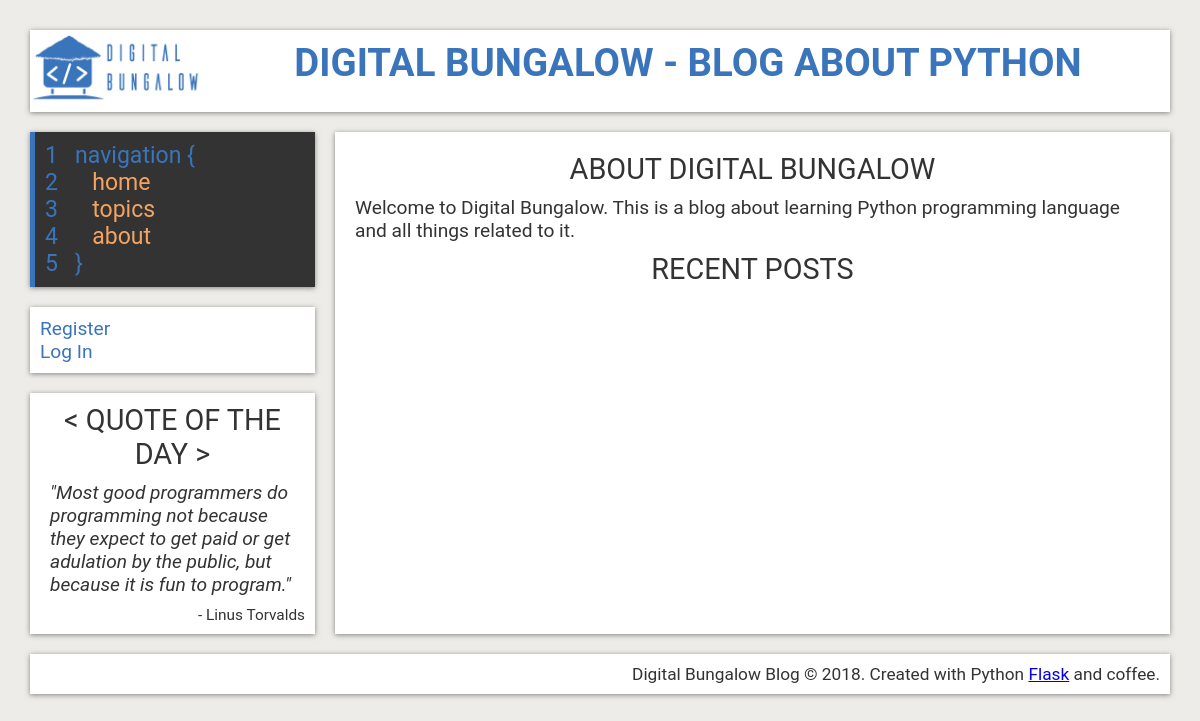
The app's page /home, older data.
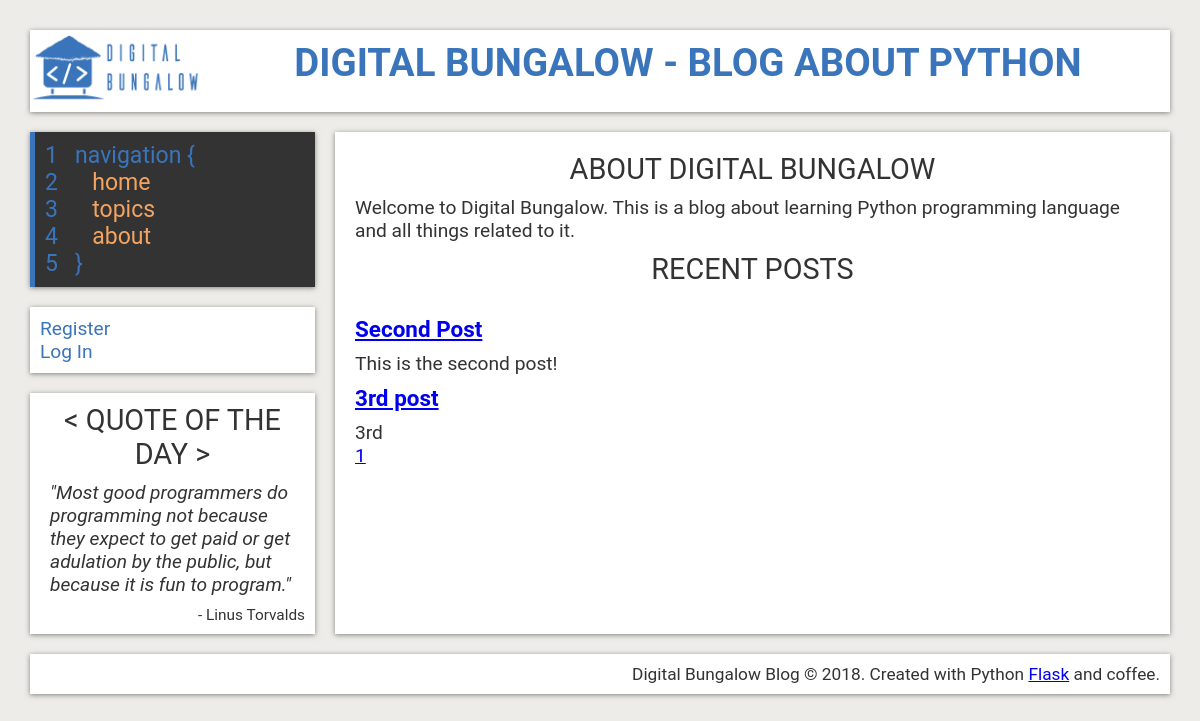
The same page, newer data.
### flaskblog/models.py (models this page shows, shortened)
class Post(db.Model):
    id = db.Column(db.Integer, primary_key=True)
    title = db.Column(db.String(100), nullable=False)
    date_posted = db.Column(db.DateTime, nullable=False, default=datetime.utcnow)
    content = db.Column(db.Text, nullable=False)
    topic_id = db.Column(db.Integer, db.ForeignKey('topic.id'), nullable=False)
    user_id = db.Column(db.Integer, db.ForeignKey('user.id'), nullable=False)

### flaskblog/routes.py (the view)
@app.route("/")
@app.route("/home")
def home():
    page = request.args.get('page', 1, type=int)
    posts = Post.query.paginate(page=page, per_page=5)
    return render_template('home.html', posts=posts)

### flaskblog/templates/home.html
{% extends "layout.html" %}
{% block content %}
  <article class="hp-content">
    <section class="hp-info">
      <h2>About Digital Bungalow</h2>
      <p>Welcome to Digital Bungalow. This is a blog about learning Python
        programming language and all things related to it. </p>
    </section>
    <h2>Recent Posts</h2>
    <section class="hp-recent">
      {% for post in posts.items %}
        <h3><a href="{{ url_for('post', post_title=post.title) }}">{{ post.title }}</a></h3>
        <div class="post-text">
          {{ post.content[:100] }}
        </div>
      {% endfor %}
      {% for page_num in posts.iter_pages() %}
        {% if page_num %}
          <a href="{{ url_for('home', page=page_num) }}">{{ page_num }}</a>
        {% else %}
          ...
        {% endif %}
      {% endfor %}
    </section>
  </article>
{% endblock content %}

### flaskblog/templates/layout.html (shortened to what this page needs)
<!DOCTYPE html>
<html lang="en">
  <head>
    <link rel="stylesheet" href="{{ url_for('static', filename='style.css') }}">
    <link rel="stylesheet" href="https://use.fontawesome.com/releases/v5.0.13/css/all.css">
  </head>
  <body>
    <div class="wrapper">
    <header>
      <div class="logo">
        <a href="{{ url_for('home')}}">
          <img src="{{ url_for('static', filename='images/logo.png') }}"
               alt="digital-bungalow-logo">
        </a>
      </div>
      <div class="title">
        <h1>
          <a href="{{ url_for('home')}}">
            Digital Bungalow - Blog About Python
          </a>
        </h1>
      </div>
    </header>
    <aside>
      <nav>
        <ul>
          <li>
            1 &nbsp;&nbsp;navigation {
          </li>
          <li>
            <a href="{{ url_for('home')}}">
              <span>2</span>  &nbsp;&nbsp;&nbsp;&nbsp; home
            </a>
          </li>
          <li>
            <a href="{{ url_for('topics')}}">
              <span>3</span>  &nbsp;&nbsp;&nbsp;&nbsp; topics
            </a>
          </li>
          <li>
            <a href="{{ url_for('about')}}">
              <span>4</span>  &nbsp;&nbsp;&nbsp;&nbsp; about
            </a>
          </li>
          <li>
            5 &nbsp;&nbsp;}
          </li>
        </ul>
      </nav>
      <div class="log-reg">
        <ul>
          {% if current_user.is_authenticated %}
            <li>Logged in as {{ current_user.username }}</li>
            <li><a href="{{ url_for('account')}}">My Account</a></li>
            <li><a href="{{ url_for('new_post')}}">New Post</a></li>
            <li><a href="{{ url_for('logout')}}">Log Out</a></li>
          {% else %}
            <li><a href="{{ url_for('register')}}">Register</a></li>
            <li><a href="{{ url_for('login')}}">Log In</a></li>
          {% endif %}
        </ul>
      </div>
      <div class="sidebar">
        <h2>&lt; Quote of the Day &gt;</h2>
        <p class="quote">"Most good programmers do programming not because they
          expect to get paid or get adulation by the public, but because it is fun to program." </p>
        <p class= "quote-meta">- Linus Torvalds</p>
      </div>
    </aside>
    {% block content %}{% endblock content %}
    <footer>
      <p>Digital Bungalow Blog &copy; 2018.
        Created with Python <a href="http://flask.pocoo.org/">Flask</a> and coffee.</p>
    </footer>
  </div>
  </body>
</html>

### flaskblog/static/style.css (style rules this page uses)
:root { --primary: #ffffff; --blue: #3a75bb; --orange: #F4A460; --lightblue: #DDEAF9; --grey: #edece8; --hover: #696969; --dark: #333; --shadow: 0 1px 5px rgba(104, 104, 104, 0.8); }
* { margin: 0px; padding: 0px; }
html { box-sizing: border-box; color: var(--dark); font-family: Roboto; font-size: 1.2em; }
body { background: var(--grey); }
h2 { text-transform: uppercase; font-weight: normal; }
.wrapper { margin: 30px; display: grid; grid-gap: 20px; grid-template-areas: "header header" "aside article" "footer footer"; grid-template-columns: 25% 1fr; }
header { grid-area: header; background: var(--primary); display: grid; grid-template-columns: 1fr 6fr; box-shadow: var(--shadow); }
.logo { text-align: center; }
.logo img { height: 4em; }
.title { padding: 10px; text-align: center; text-transform: uppercase; }
.title a { text-decoration: none; color: var(--blue); }
aside { grid-area: aside; align-self: start; display: flex; flex-direction: column; }
nav { background: var(--dark); padding: 10px; box-shadow: var(--shadow); font-size: 1.2em; border-left: 5px solid var(--blue); margin-bottom: 20px; }
nav ul { list-style: none; }
nav ul li { color: var(--blue); }
nav a { text-decoration: none; color: var(--orange); display:inline-block; width: 100%; text-transform: lowercase; }
nav a span { color: var(--blue); }
.log-reg { background: var(--primary); padding: 10px; box-shadow: var(--shadow); margin-bottom: 20px; }
.log-reg ul { list-style: none; }
.log-reg ul a { text-decoration: none; color: var(--blue); }
.sidebar { background: var(--primary); padding: 10px; box-shadow: var(--shadow); align-self: flex-start; }
.sidebar h2 { text-align: center; }
.sidebar p.quote { font-style: italic; padding: 10px; }
.sidebar p.quote-meta { font-size: 0.8em; text-align: right; }
footer { grid-area: footer; background: var(--primary); padding: 10px; box-shadow: var(--shadow); text-align: right; font-size: 0.9em; }
article { grid-area: article; background: var(--primary); padding: 10px 20px; box-shadow: var(--shadow); }
section { padding: 10px 0; }
article h2 { text-align: center; margin-bottom: 10px; }
article h3 { margin: 10px 0; }

Row changes from the older to the newer data that the page shows:
added Post: title "Second Post", content "This is the second post!"
added Post: title "3rd post", content "3rd"
Text that changed along with them:
new list line: "1"
